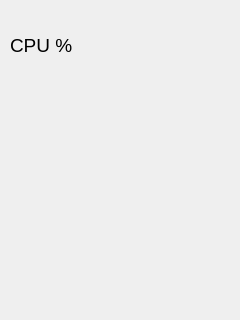
<?xml version="1.0" encoding="UTF-8"?>
<ui version="4.0">
 <class>Form</class>
 <widget class="QWidget" name="Form">
  <property name="geometry">
   <rect>
    <x>0</x>
    <y>0</y>
    <width>240</width>
    <height>320</height>
   </rect>
  </property>
  <property name="windowTitle">
   <string>Form</string>
  </property>
  <widget class="QLabel" name="label">
   <property name="geometry">
    <rect>
     <x>0</x>
     <y>0</y>
     <width>240</width>
     <height>320</height>
    </rect>
   </property>
   <property name="minimumSize">
    <size>
     <width>240</width>
     <height>320</height>
    </size>
   </property>
   <property name="maximumSize">
    <size>
     <width>240</width>
     <height>320</height>
    </size>
   </property>
   <property name="font">
    <font>
     <family>Arial</family>
    </font>
   </property>
   <property name="text">
    <string/>
   </property>
   <property name="alignment">
    <set>Qt::AlignCenter</set>
   </property>
  </widget>
  <widget class="QLabel" name="label_cpu">
   <property name="geometry">
    <rect>
     <x>10</x>
     <y>30</y>
     <width>80</width>
     <height>30</height>
    </rect>
   </property>
   <property name="minimumSize">
    <size>
     <width>80</width>
     <height>30</height>
    </size>
   </property>
   <property name="maximumSize">
    <size>
     <width>80</width>
     <height>30</height>
    </size>
   </property>
   <property name="font">
    <font>
     <family>Arial</family>
     <pointsize>14</pointsize>
    </font>
   </property>
   <property name="text">
    <string>CPU %</string>
   </property>
  </widget>
 </widget>
 <resources/>
 <connections/>
</ui>
